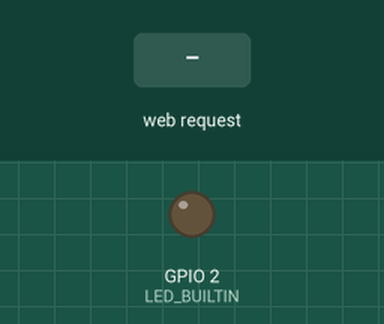
Simulated run of this sketch. Board: ESP8266 (Wemos D1 mini). On the bench: output pins drawn as LEDs (lit = HIGH, except the on-board LED, lit = LOW). The test bench sets the inputs (shaded band). WiFi joins after 1.5 s; servers stay silent unless stated; what the sketch prints to the serial monitor is not drawn.

Above: at 2.7 s.
2.8 s: HTTP request GET /groupID510000switchID500001cmdID1 received
At 3.1 s:
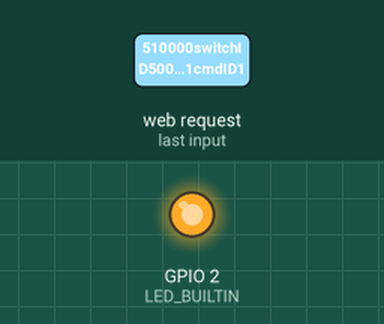
Timing chart, 0 to 5.8 s (numbered marks = the images above; inputs shaded):
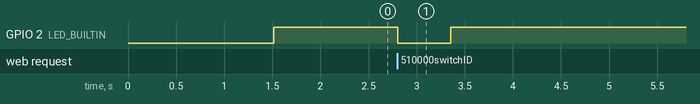

The sketch:

client.ino
```cpp
#include <ESP8266WiFi.h>
#include <RCSwitch.h>

const char* ssid = "SSID_PLACEHOLDER";
const char* password = "PASSWORD_PLACEHOLDER";
WiFiServer server(80);

#define groupIDlen  10
#define switchIDlen 10
char groupID[groupIDlen] = "";
char switchID[switchIDlen] = "";

#define transmit_data_pin 15 // D8 on WeMos/Nodemcu
RCSwitch mySwitch = RCSwitch();

void setup() {
  Serial.begin(115200);
  mySwitch.enableTransmit(transmit_data_pin);
  delay(10);

  Serial.print("Connecting to ");
  Serial.println(ssid);

  WiFi.mode(WIFI_STA);
  WiFi.begin(ssid, password);

  while (WiFi.status() != WL_CONNECTED) {
    delay(500);
    Serial.print(".");
  }
  Serial.println("");
  Serial.println("WiFi connected");

  // Start the server
  server.begin();
  Serial.println("Server started");

  // Print the IP address
  Serial.print("Use this URL to connect: ");
  Serial.print("http://");
  Serial.print(WiFi.localIP());
  Serial.println("/");

  pinMode(LED_BUILTIN, OUTPUT);
  digitalWrite(LED_BUILTIN, HIGH);
}

void loop() {
  // Check if a client has connected
  WiFiClient client = server.available();
  if (!client) {
    return;
  }

  // Wait until the client sends some data
  Serial.println("new client");
  while(!client.available()){
    delay(1);
  }

  // Read the first line of the request
  String request = client.readStringUntil('\r');
  Serial.println(request);
  client.flush();


  // Head of the response
  client.println("HTTP/1.1 200 OK");
  client.println("Content-Type: text/html");
  client.println(""); //  do not forget this one

  // Match the request
  String groupID_identifier = "groupID";
  String switchID_identifier = "switchID";
  String command_identifier = "cmdID";
  int group_len= request.charAt(request.indexOf(groupID_identifier)+groupID_identifier.length()) - '0';
  int switch_len= request.charAt(request.indexOf(groupID_identifier)+groupID_identifier.length()) - '0';
  if ((request.indexOf(groupID_identifier) != -1)  && (request.indexOf(groupID_identifier) != -1) && (request.indexOf(command_identifier) != -1)) {
    // get index of character where the data starts
    int group_id_starting = request.indexOf(groupID_identifier)+groupID_identifier.length()+1;
    int switch_id_starting = request.indexOf(switchID_identifier)+switchID_identifier.length()+1;

    // get actual data
    String group_id_string = request.substring(group_id_starting, group_id_starting+group_len);
    group_id_string.toCharArray(groupID, groupIDlen);
    String switch_id_string = request.substring(switch_id_starting, switch_id_starting+switch_len);
    switch_id_string.toCharArray(switchID, switchIDlen);
    int command_id_starting = request.indexOf(command_identifier)+command_identifier.length();

    // continue response if all data could be parsed
    client.print("turned ");
    client.print(switch_id_string);
    client.print(" in ");
    client.print(group_id_string);

    // activate builtin led for feedback
    digitalWrite(LED_BUILTIN, LOW);

    if(request.substring(command_id_starting,command_id_starting+1) == "1") {
      mySwitch.switchOn(groupID, switchID);
      Serial.print("turning ON switch ");
      client.print(" on");
    } else {
      Serial.println("turning OFF switch ");
      mySwitch.switchOff(groupID, switchID);
      client.print(" off");
    }
    Serial.print(switchID);
    Serial.print(" in group ");
    Serial.print(groupID);
    Serial.println("");

  } else {
    client.println("something went wrong");
    client.print("usage example: http://");
    client.print(WiFi.localIP());
    client.println("/groupID510000switchID500001cmdID1");
    client.println("to turn on switch 00001 in group 10000");
  }

  delay(100);
  digitalWrite(LED_BUILTIN, HIGH);
  Serial.println("Client disonnected");
  Serial.println("");
}
```

Measured:
- after the input at 2.8 s, GPIO 2 (LED_BUILTIN): HIGH → LOW at once, → HIGH 0.55 s later
